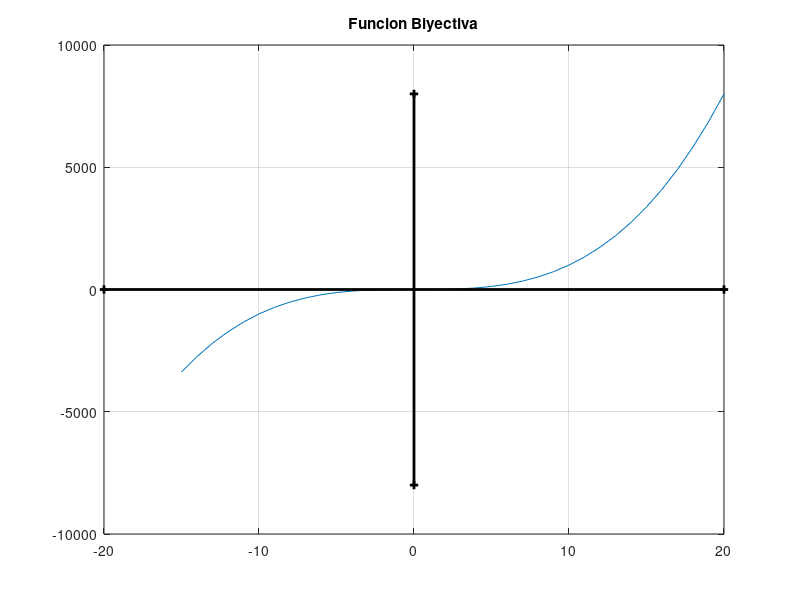

Write the MATLAB code that produced this figure.
%Octave Script
%Title           :Funcion inyectiva, sobreyectiva y biyectiva
%Description     :Scrript para recordar funciones inyectivas, sobreyectivas y biyectivas
%Author          :Ana Cristina Franco Gonzalez
%Date            :16/11/2021
%Version         :1
%notes           :Requiere aplicacion octave, usar linea de comandos

clear
%Dominio de x
x=[-15:1:20];
%Funcion a plotear
fx=x.^3
plot(x,fx)
%marcar el plano cartesiano
hold on 
grid on 
plot([-20 20],[0 0],'k+-',"linewidth",2);
plot([0 0],[-8000 8000],'k+-',"linewidth",2);
title('Funcion Biyectiva');
disp('La funcion es Biyectiva')
disp('por que es inyectiva y sobreyectiva al mismo tiempo')
disp('Inyectiva por que los elementos on tomados solo una vez y Sobreyectiva por que toma elementos negativos y positivos');
